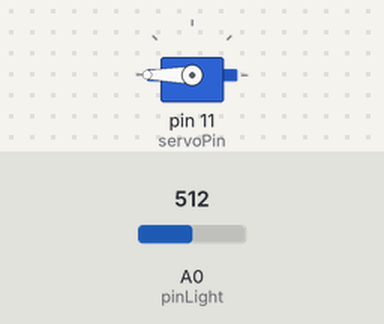
Recording of a sketch running on a simulated Arduino Uno, built with avr-gcc and run on an emulated ATmega328P. Parts: servo. Inputs (shaded band) come from the test bench; at power-on: A0 (pinLight) = 512. What the sketch prints to the serial monitor is not drawn.

Above: at 1.2 s.
1.3 s: A0 (pinLight) set to 122
At 1.7 s:
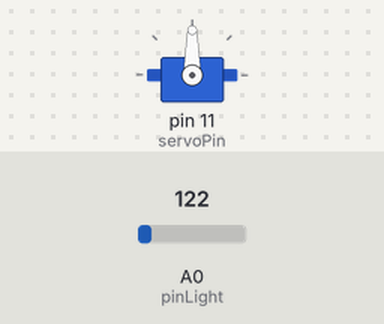
2.8 s: A0 (pinLight) set to 0
At 3.9 s:
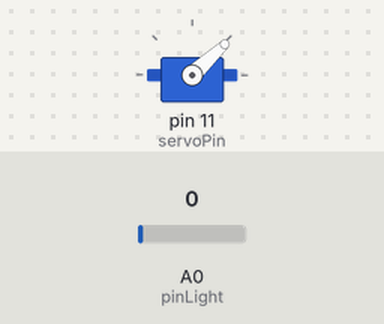
4.3 s: A0 (pinLight) set to 306
At 5.1 s:
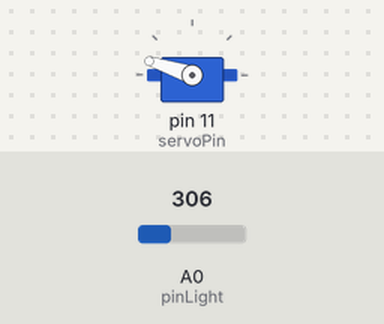
5.8 s: A0 (pinLight) set to 511
At 6.2 s:
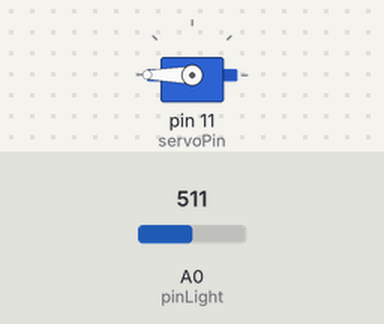
Timing chart, 0 to 8.8 s (numbered marks = the images above; inputs shaded):
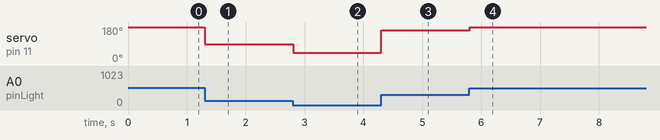

Measured:
- after the input at 1.3 s, servo on pin 11 (servoPin): 180° → 90° at once
- after the input at 2.8 s, servo on pin 11 (servoPin): 90° → 43° at once
- after the input at 4.3 s, servo on pin 11 (servoPin): 43° → 162° at once
- after the input at 5.8 s, servo on pin 11 (servoPin): 162° → 180° at once

The sketch:

servo_photoresistor_show_weather.ino
```cpp
#include <Servo.h>
int pinLight=A0;
int lightRead;
int dt=0;
Servo servo1;
int servoPin=11;
int servoAngle=0;

void setup() {
  // put your setup code here, to run once:
Serial.begin(115200);
servo1.attach(servoPin);
pinMode(pinLight, INPUT);
}

void loop() {
  // put your main code here, to run repeatedly:
lightRead=analogRead(pinLight);
Serial.print("Light Value: ");
Serial.print(lightRead);
Serial.print(" ,  Servo Angle: ");
Serial.println(servoAngle);
delay(dt);
servoAngle=(47./120.)*lightRead+43;
servo1.write(servoAngle);
}
```
